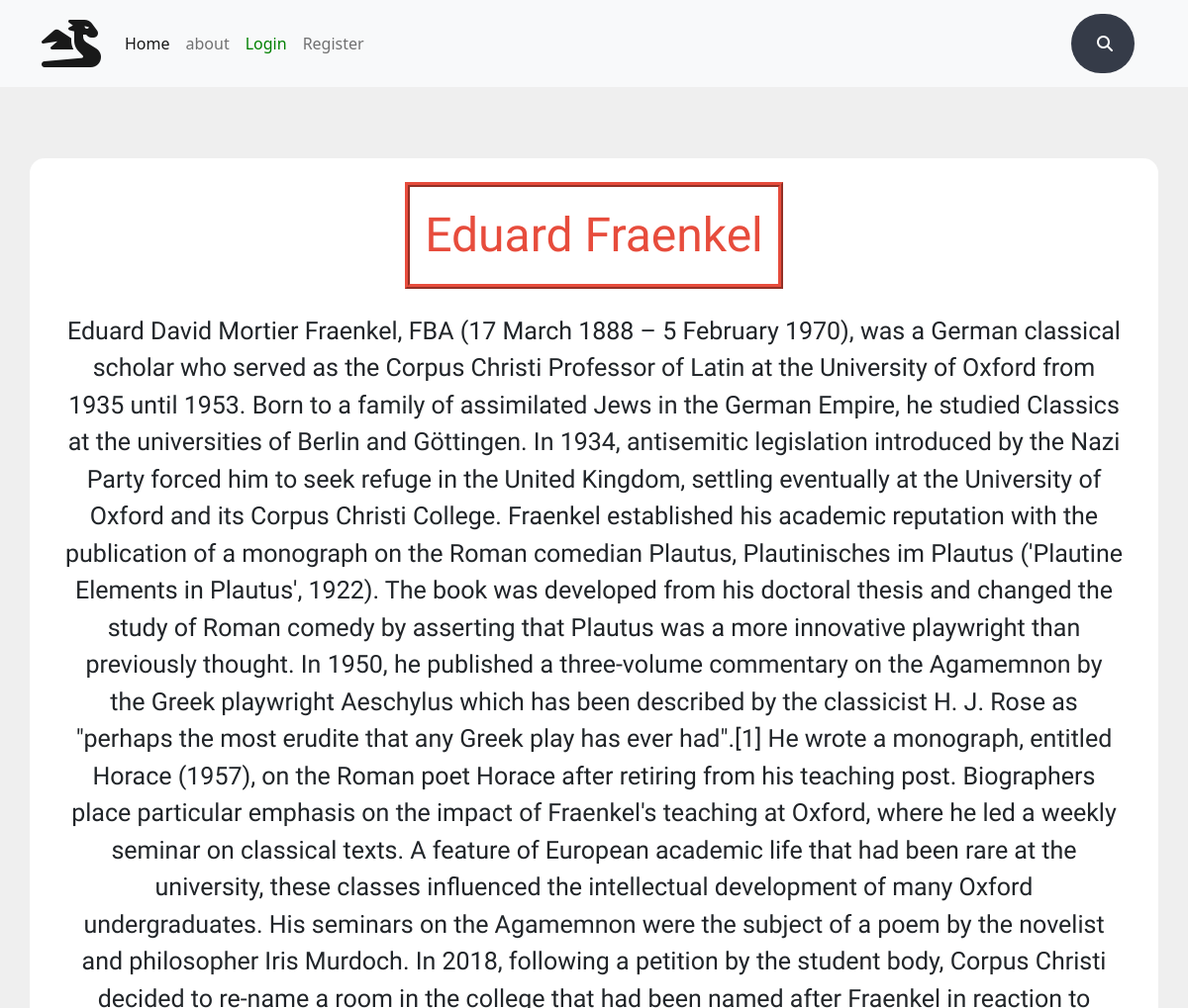
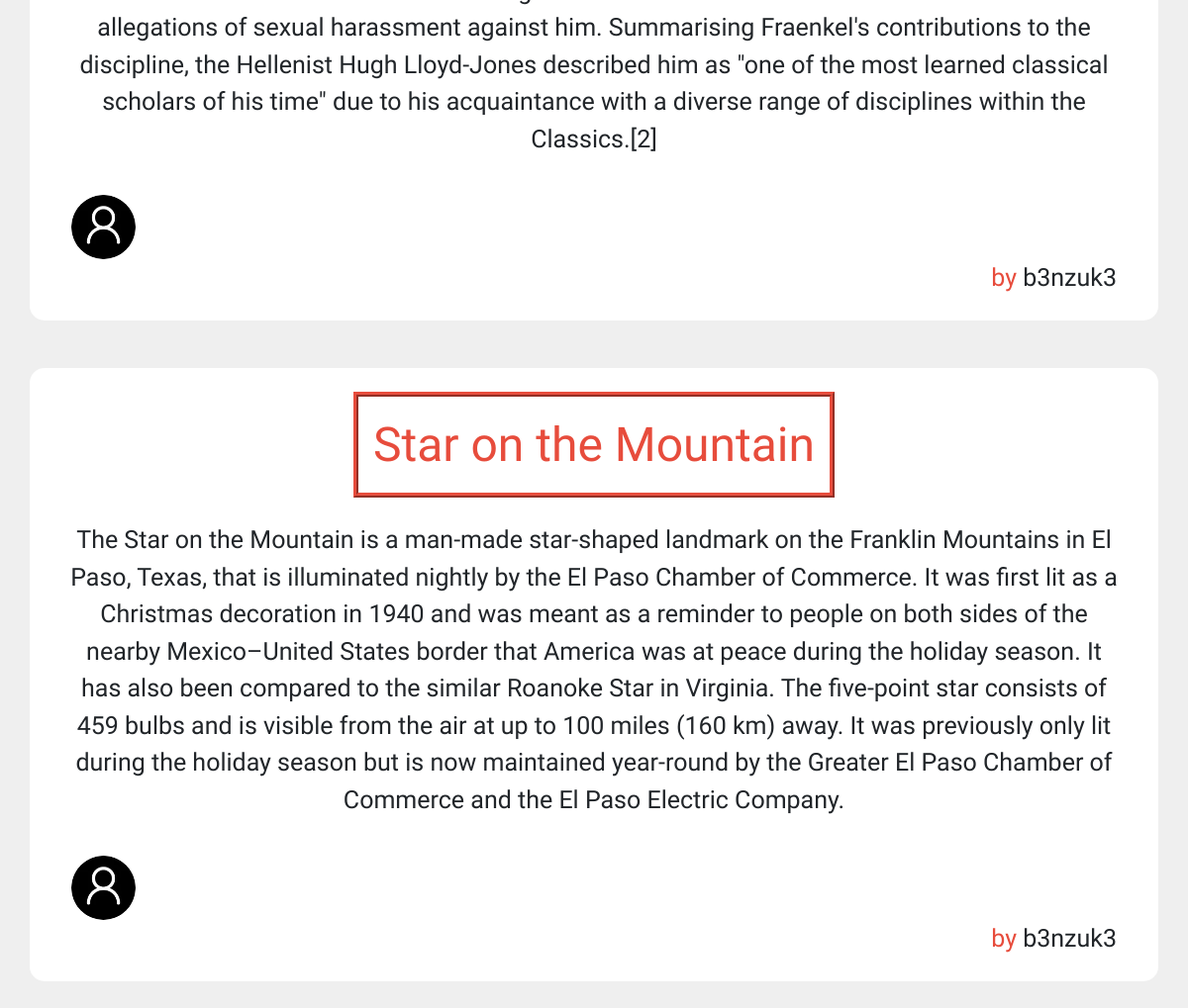
The page /home on the database its author committed (2 pictures, top to bottom).
### blog/models.py (models this page shows, shortened)
class Post(db.Model):
    id = db.Column(db.Integer, primary_key=True)
    title = db.Column(db.String(100), nullable=False)
    likes = db.Column(db.Integer, nullable=False, default=0)
    dislikes = db.Column(db.Integer, nullable=False, default=0)
    date_posted = db.Column(db.DateTime, nullable=False, default=datetime.utcnow)
    content = db.Column(db.Text, nullable=False)
    user_id = db.Column(db.Integer, db.ForeignKey('user.id'), nullable=False)
    comments = db.relationship('Comments', backref='post_author', lazy=True)

class User(db.Model, UserMixin):
    id = db.Column(db.Integer, primary_key=True)
    username = db.Column(db.String(20), unique=True, nullable=False)
    email = db.Column(db.String(120), unique=True, nullable=False)
    image_file = db.Column(db.String(20), nullable=False, default='default.jpg')
    password = db.Column(db.String(60), nullable=False)
    posts = db.relationship('Post', backref='author', lazy=True)
    comments = db.relationship('Comments', backref='user_comments', lazy=True)

### blog/views.py (the view)
@app.route('/')
@app.route('/home')
def home():
    posts = Post.query.order_by(Post.date_posted.desc()).all()
    return render_template('home.html',title="Home", posts = posts)

### blog/templates/home.html
{% extends "layout.html" %}
{% block content %}
{% for post in posts %}
<section id="about-me" class="container bg-white text-center mt-5 pt-4 pb-2">
  <a href="{{ url_for('blog', post_id=post.id) }}"><h2 class="font-weight-bold display-5 mx-auto">{{ post.title }}</h2></a>
  <div class="content text-left p-4">
    {{ post.content }}
  </div>
  <div class="text-start start" style="padding-left:30px;">
    <img style="margin-top: 14px;" class="rounded-circle article-img" src="{{ url_for('static', filename='profile_pics/' + post.author.image_file) }}">
  </div>
  <div class="text-end end" style="padding-right:30px;">
 <p> <span style=" color:#e74c3c; " >by </span> {{ post.author.username }}</p>
  </div>
</section>
{% endfor %}
{% endblock content %}

### blog/templates/layout.html (shortened to what this page needs)
<!DOCTYPE html>
<html lang="en" dir="ltr">
<head>
  <link href="https://cdn.jsdelivr.net/npm/bootstrap@5.2.0-beta1/dist/css/bootstrap.min.css" rel="stylesheet">
  <link rel="stylesheet" href="{{url_for('static', filename='css/main.css')}}">
</head>
<body class="bg-custom">
  {%block navbar%}
  {% include "navbar.html" %}
  {%endblock%}
  <div class="place_first">
    {% block content%}
    {% endblock %}
  </div>
</body>
</html>

### blog/templates/navbar.html (shortened to what this page needs)
{% block navbar%}
<nav class="navbar fixed-top navbar-expand-lg bg-light navbar-light">
  <div class="container">
    <div class="justify-content-center">
      <a style="font-size:3rem;" class="navbar-brand" href="{{ url_for('home') }}"><i class="fas fa-dragon fa-beat"></i></a>
    </div>
    <div class="collapse navbar-collapse" id="navbarSupportedContent">
      <ul class="navbar-nav me-auto mb-2 mb-lg-0">
        <li class="nav-item">
          <a class="nav-link active" aria-current="page" href="{{ url_for('home') }}">Home</a>
        </li>
        <li class="nav-item">
          <a class="nav-link" href="{{ url_for('about') }}">about</a>
        </li>
        {% if current_user.is_authenticated %}
        <li class="nav-item">
          <a class="nav-link" href="{{ url_for('newblog') }}">blog</a>
        </li>
        <li class="nav-item">
          <a class="nav-link" href="{{ url_for('account') }}">account</a>
        </li>
        <li class="nav-item">
          <a style="color:red;" class="nav-link" href="{{ url_for('logout') }}">Logout</a>
        </li>
        {% else %}
          <li class="nav-item">
            <a style="color:green;" class="nav-link" href="{{ url_for('login') }}">Login</a>
          </li>
          <li class="nav-item">
            <a class="nav-link" href="{{ url_for('register') }}">Register</a>
          </li>
        {% endif %}
      </ul>
      <div class="container h-100">
        <div class="d-flex justify-content-end h-100">
          <div class="searchbar">
            <input class="search_input" type="text" name="" placeholder="Search...">
            <a href="#" class="search_icon"><i class="fas fa-search"></i></a>
          </div>
        </div>
      </div>
    </div>
  </div>
</nav>
{% endblock navbar %}

### blog/static/css/main.css (style rules this page uses)
* { box-sizing: border-box; }
.bg-custom { background: #efefef; //background:#777; }
.place_first { margin: 10rem auto; }
.searchbar { margin-bottom: auto; margin-top: auto; height: 60px; background-color: #353b48; border-radius: 30px; padding: 10px; }
.search_input { color: white; border: 0; outline: 0; background: none; width: 0; caret-color: transparent; line-height: 40px; transition: width 0.4s linear; }
.search_icon { height: 40px; width: 40px; float: right; display: flex; justify-content: center; align-items: center; border-radius: 50%; color: white; text-decoration: none; }
#about-me { font-family: 'Handlee', cursive; border-radius: 15px; }
#about-me .content { font-size: 25px; }
#about-me .end { font-size: 25px; }
#about-me h2 { display: inline-block; text-align: center; border: 5px ridge #e74c3c; padding: 20px 15px; color: #e74c3c; margin: auto 10px; }
.article-img { height: 65px; width: 65px; margin-right: 16px; }

### rows shown on the page
Post: title "Eduard Fraenkel", content "Eduard David Mortier Fraenkel, FBA (17 March 1888 – 5 February 1970), was a German classical scholar who served as the Corpus Christi Professor of Latin at the University of Oxford from 1935 until 1953. Born to a family of assimilated Jews in the German Empire, he studied Classics at the universities of Berlin and Göttingen. In 1934, antisemitic legislation introduced by the Nazi Party forced him to seek refuge in the United Kingdom, settling eventually at the University of Oxford and its Corpus Christi College. Fraenkel established his academic reputation with the publication of a monograph on the Roman comedian Plautus, Plautinisches im Plautus ('Plautine Elements in Plautus', 1922). The…", image_file (placeholder picture), author.username "b3nzuk3"
Post: title "Star on the Mountain", content "The Star on the Mountain is a man-made star-shaped landmark on the Franklin Mountains in El Paso, Texas, that is illuminated nightly by the El Paso Chamber of Commerce. It was first lit as a Christmas decoration in 1940 and was meant as a reminder to people on both sides of the nearby Mexico–United States border that America was at peace during the holiday season. It has also been compared to the similar Roanoke Star in Virginia. The five-point star consists of 459 bulbs and is visible from the air at up to 100 miles (160 km) away. It was previously only lit during the holiday season but is now maintained year-round by the Greater El Paso Chamber of Commerce and the El Paso Electric Company.", image_file (placeholder picture), author.username "b3nzuk3"
